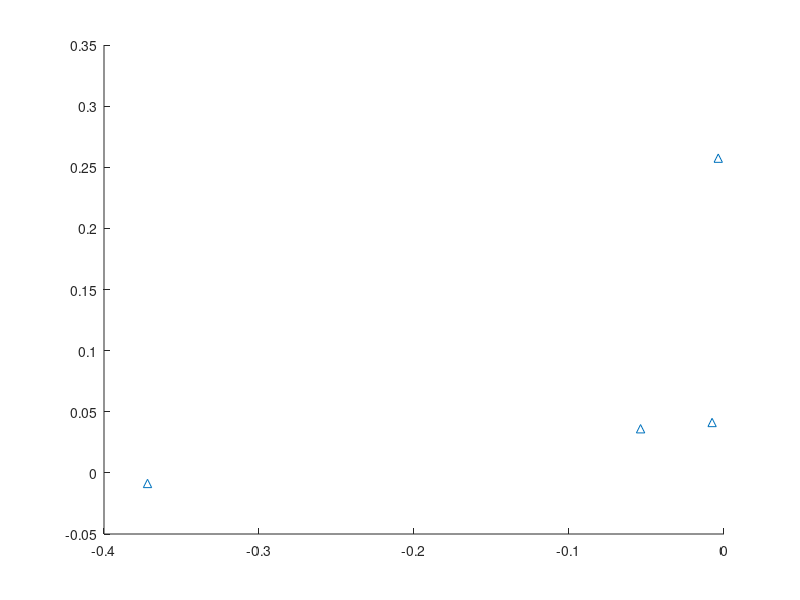

Write MATLAB code to recreate this figure. (Note: this script raises an error after producing the figure.)
% data
docs = {'what is the time' 'what is the day' 'what time is the meeting' 'cancel the meeting'};
words = {'what' 'is' 'the' 'time' 'day' 'meeting' 'cancel' 'when'};

M = length(words);
N = length(docs);

% numbers of word_i occurred in doc_j
C = zeros(M,N);
% normalized entropy
e = zeros(M,1);
for i=1:M
    for j=1:N
        C(i,j) = sum( strcmp(strsplit(docs{j}), words{i}) );
    end
    p = C(i,:)/sum(C(i,:));
    I = p.*log2(p);
    % cancel the effect of non-existing words
    e(i) = -1/log2(N) * sum(I(~isnan(I)));
end

% W matrix (words by documents)
W = zeros(M, N);
for j=1:N
    nj = length( strsplit(docs{j}) );
    for i=1:M
        W(i,j) =  (1-e(i)) * C(i,j)/nj;
    end
end
display(W);

% SVD decomposition
[U,S,V] = svd(W);

% scaled document vectors
SR = diag( diag(S) );
R = length(SR);
U = U(:,1:R);

display(U);
display(SR);
display(V);
% numbers of dimensions to keep
k = 2;
V_bar = SR*V';
V2 = V_bar(1:k,:);
display(V2);

% test with new document
d5 = 'when is the meeting';
w_d5 = strsplit(d5);
nj = length( w_d5 );
C_i5 = zeros(M,1);
for i=1:M
    C_i5(i) = sum( strcmp(w_d5, words{i}) );
end
w_i5 = (1-e).*(C_i5/nj);
v_bar_5 = U(:,1:k)' * w_i5;
display(v_bar_5);

% compute distance from d5
D = zeros(1,N);
for j=1:N
    distance = V2(:,j) - v_bar_5;
    D(j) = sqrt(distance' * distance);
end
display(D);

% plot
figure; hold on;
scatter(V2(1,:), V2(2,:), '^');
labels = num2str((1:N)','d-%d');
text(V2(1,:), V2(2,:), labels, 'horizontal','left', 'vertical','bottom');
scatter(v_bar_5(1), v_bar_5(2), 'filled', 'd');
text(v_bar_5(1), v_bar_5(2), 'd-5', 'horizontal','left', 'vertical','bottom');
hold off;
title('Plot of scaled document vectors in 2-dimension');
legend('Command', 'Test document', 'Location', 'east');